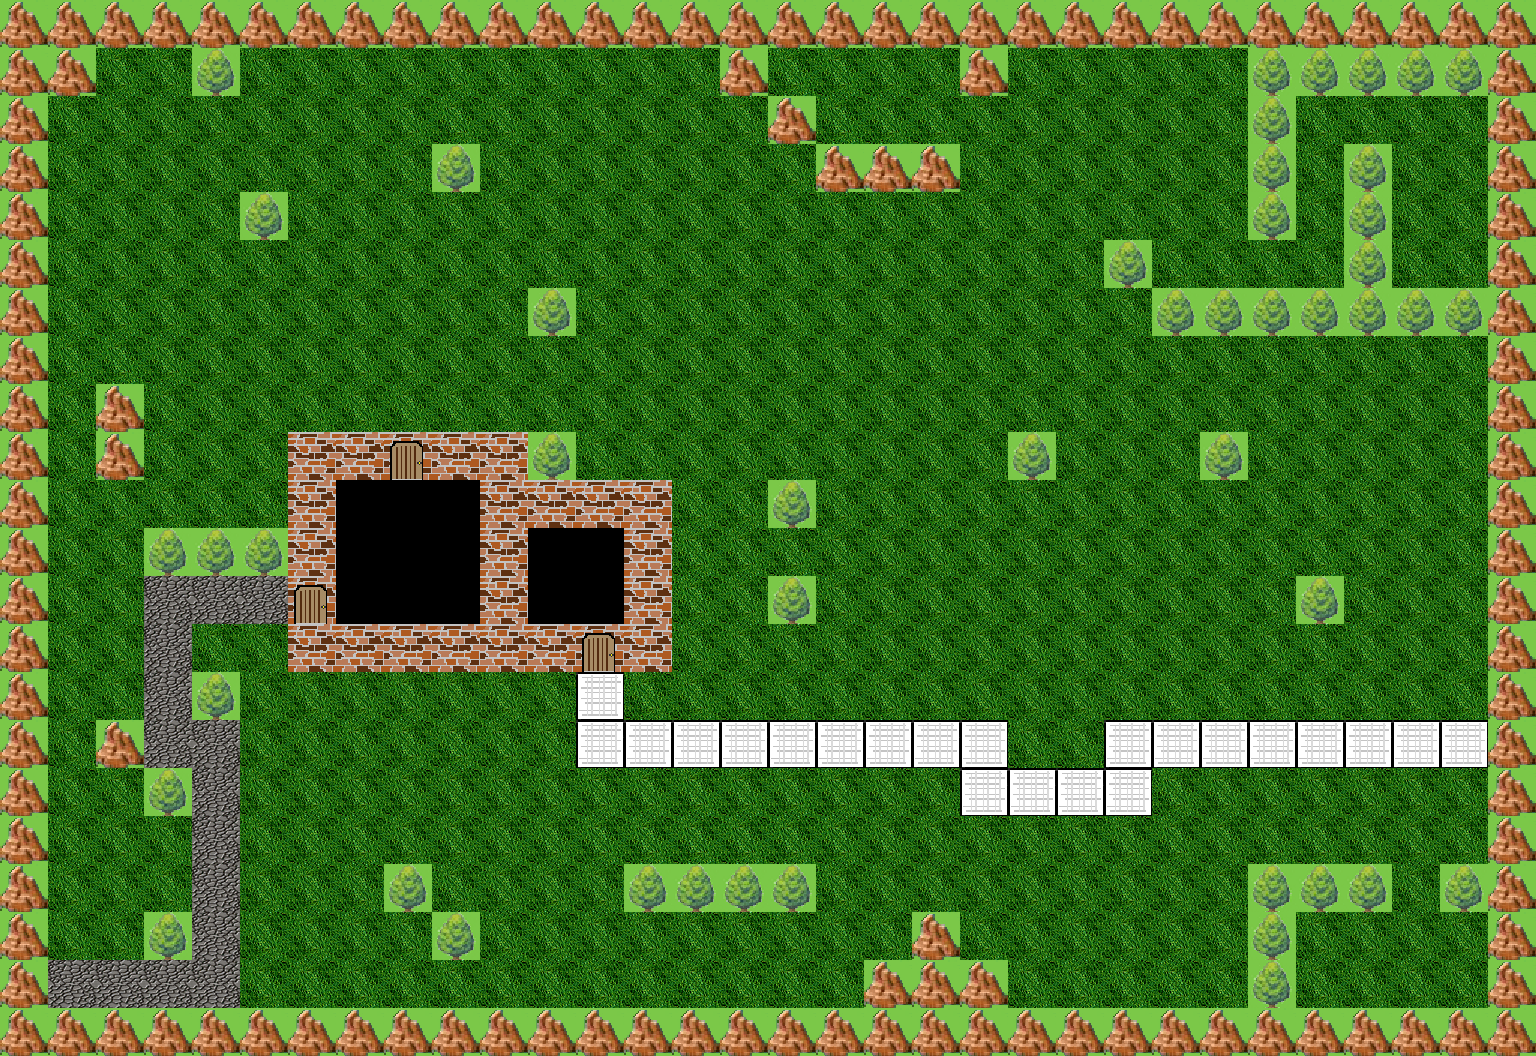

This is a level from a 2D game, rendered from its Tiled map with the project's own tilesets. A one-line summary and the map file follow, with tile-layer data summarised:
An orthogonal 32x22 tile map with 48x48 px tiles, 2 tile layers (Background, Barriers) and 1 object (SpawnPoint).

<map version="1.0" orientation="orthogonal" width="32" height="22" tilewidth="48" tileheight="48">
 <tileset firstgid="1" name="Default" tilewidth="48" tileheight="48" spacing="2" margin="2">
  <image source="Level1.png" trans="ffffff" width="256" height="128" />
  <tile id="2">
   <properties>
    <property name="Collidable" value="True" />
   </properties>
  </tile>
  <tile id="5">
   <properties>
    <property name="Collidable" value="True" />
   </properties>
  </tile>
  <tile id="7">
   <properties>
    <property name="Collidable" value="True" />
   </properties>
  </tile>
 </tileset>
 <layer name="Background" width="32" height="22">
  <data>[704 cells, 704 non-empty, 5 distinct tile ids]</data>
 </layer>
 <objectgroup name="Objects" width="32" height="22">
  <object name="SpawnPoint" x="96" y="960" />
 </objectgroup>
 <layer name="Barriers" width="32" height="22">
  <data>[704 cells, 186 non-empty, 3 distinct tile ids]</data>
 </layer>
</map>